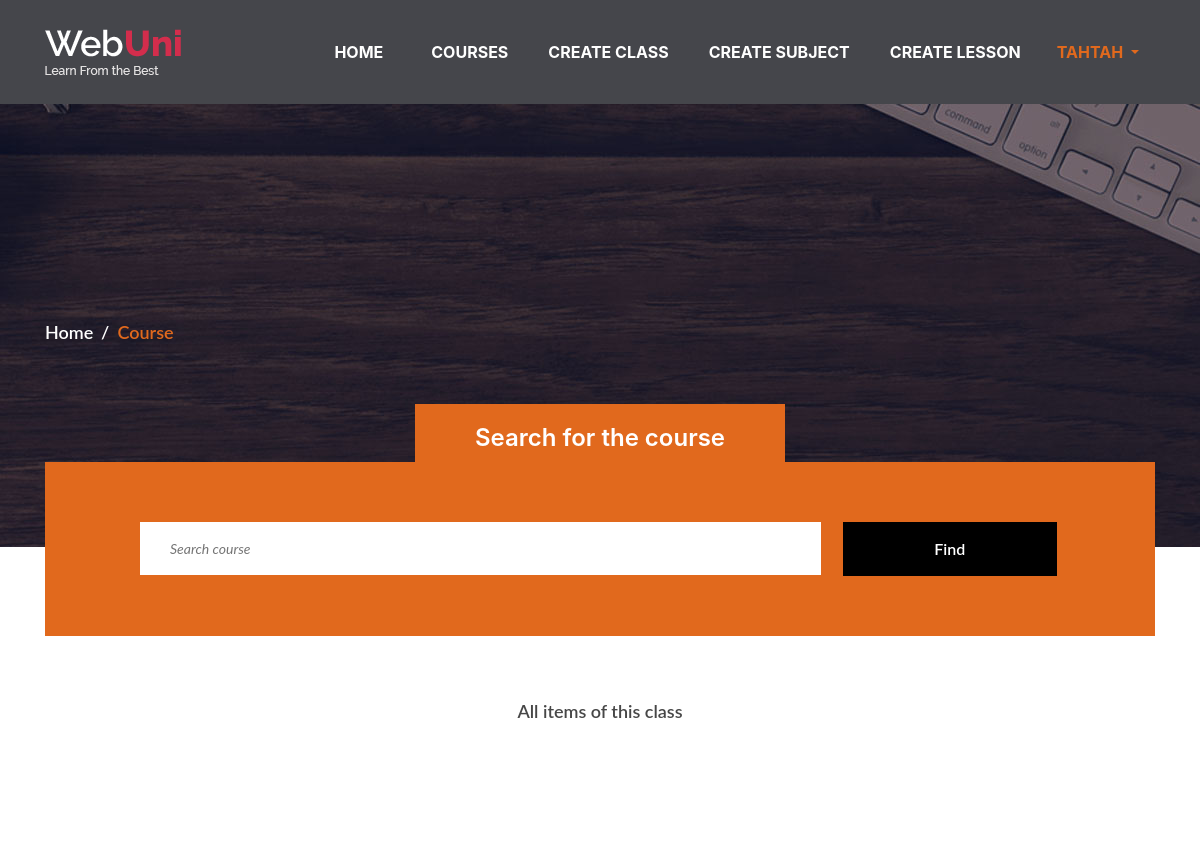
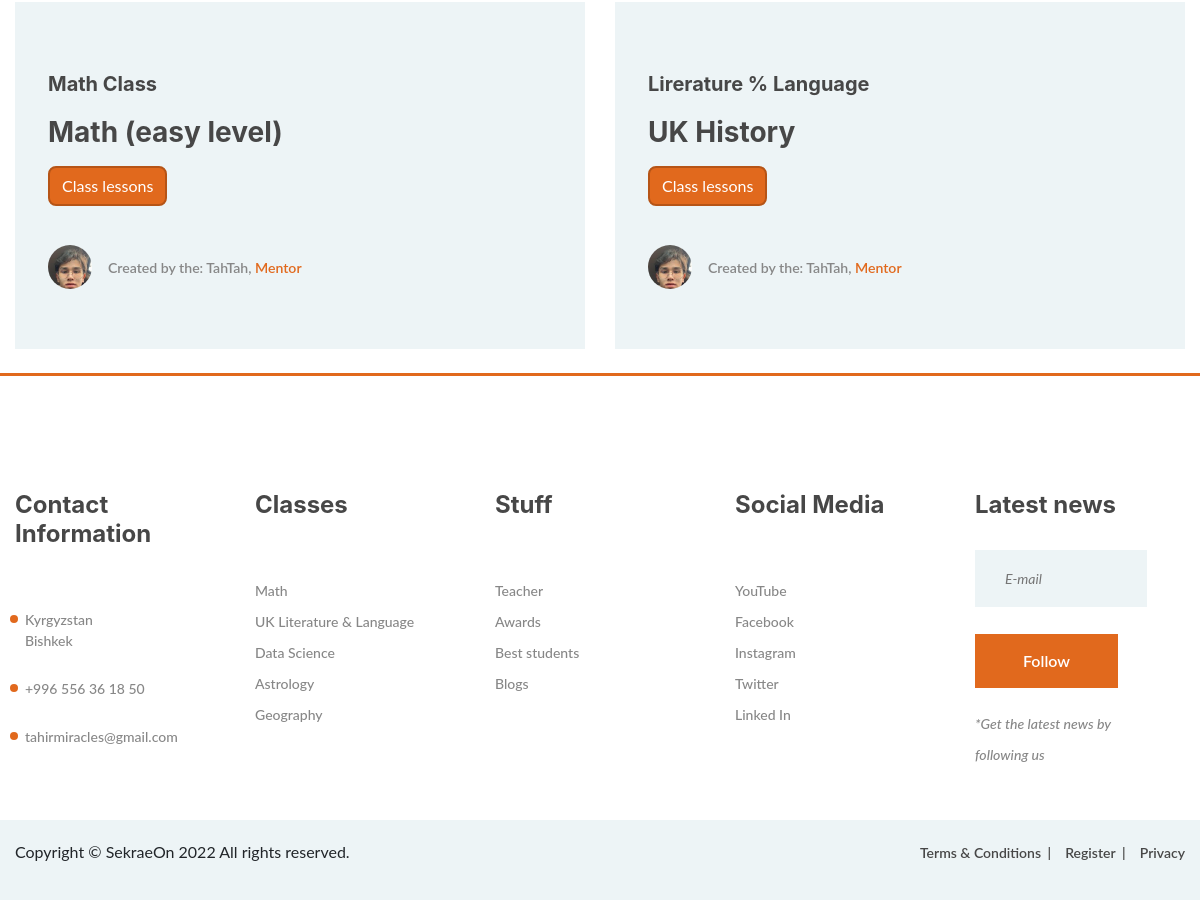
Screenshot of /courses/1 (signed in) with the database file from the repository (2 pictures, top to bottom).
### courses/models.py (models this page shows, shortened)
class Subject(models.Model):
    creator = models.ForeignKey(User,on_delete = models.CASCADE)
    slug = models.SlugField()
    title = models.CharField(max_length=30)
    class_mod = models.ForeignKey(Class, on_delete=models.CASCADE)
    description = models.TextField(max_length=400)
    created_date = models.DateTimeField(auto_now=True)
    image_lens = models.ImageField(upload_to='course_images', default='default.jpg')

class Class(models.Model):
    title = models.CharField(max_length=150)
    description = models.TextField(max_length=200, null=True)
    image = models.ImageField(upload_to='cat_images', default='cat_images/default.jpg')
    def __str__(self):
        return '{}'.format(self.title)

### courses/views.py (the view)
# urls.py: path('courses/<int:category>', CourseListView, name='course_list'),
def CourseListView(request, category):
    courses = Subject.objects.filter(creator=category)
    context = {
        'courses': courses
    }
    return render(request, 'courses/course_list.html', context)

### courses/templates/courses/course_list.html (shortened to what this page needs)
{% extends 'base.html' %}
{% load static %}
{% block content %}
<div class="page-info-section set-bg" data-setbg="{% static 'webuni/img/page-bg/1.jpg' %}">
  <div class="container">
    <div class="site-breadcrumb">
      <a href="/">Home</a>
      <span>Course</span>
    </div>
  </div>
</div>
<section class="search-section ss-other-page">
  <div class="container">
    <div class="search-warp">
      <div class="section-title text-white">
        <h2><span>Search for the course</span></h2>
      </div>
      <div class="row">
        <div class="col-lg-10 offset-lg-1">
          <form method="post" action="{% url 'courses:search_course' %}" class="intro-newslatter"> {% csrf_token %}
            <input name="search" type="text" placeholder="Search course">
            <button type="submit" class="site-btn btn-dark">Find</button>
          </form>
        </div>
      </div>
    </div>
  </div>
</section>
<div class="course-warp">
  <ul class="course-filter controls">
    <li class="control active" data-filter="all">All items of this class</li>
  </ul>
<div class="featured-courses">
      <div class="featured-course course-item">
        <div class="row">
          {% for course in courses %}
          <div class="col-lg-6 pb-4">
            <div class="course-info">
              <div class="course-text">
                <h5>{{course.class_mod}}</h5>
                <a href="{% url 'courses:course_detail' course.slug %}"><h3 class="">{{course.title|capfirst}}</h3></a>
                <div class="students"><a href="{% url 'courses:course_detail' course.slug %}" class="btn btn-primary">Class lessons</a></div>
              </div>
              <div class="course-author">
                <div class="ca-pic set-bg" data-setbg="{{ request.user.profile.profile_pic.url }}"></div>
                <p>Created by the: {{course.creator|capfirst}}, <span>Mentor </span></p>
              </div>
            </div>
          </div>
          {% endfor %}
        </div>
      </div>
    </div>
  </div>
{% endblock %}

### templates/base.html (shortened to what this page needs)
<!DOCTYPE html>
{% load static %}
<html lang="en">
<head>
	<link rel="stylesheet" href="{% static 'webuni/css/bootstrap.min.css'%}"/>
	<link rel="stylesheet" href="{% static 'webuni/css/font-awesome.min.css' %}"/>
	<link rel="stylesheet" href="{% static 'webuni/css/owl.carousel.css' %}"/>
	<link rel="stylesheet" href="{% static 'webuni/css/style.css'%}"/>
	<link rel="stylesheet" href="{% static 'webuni/css/freelancer.css'%}"/>
	<link rel="stylesheet" href="https://unpkg.com/aos@next/dist/aos.css" />
</head>
<body>
	<nav class="navbar navbar-expand-lg bg-secondary text-uppercase" id="mainNav">
		<div class="container">
		  <a class="navbar-brand js-scroll-trigger" href="/"><img src="{% static 'webuni/img/logo1.png' %}" alt=""></a>
		  <div class="collapse navbar-collapse" id="navbarResponsive">
			<ul class="navbar-nav ml-auto">
			  <li class="nav-item mx-0 mx-lg-1">
				<a class="nav-link py-3 px-0 px-lg-3 rounded js-scroll-trigger" href="{% url 'courses:home' %}">Home</a>
			  </li>
			  <li class="nav-item mx-0 mx-lg-1">
				<li class="nav-item mx-0 mx-lg-1">
					<a class="nav-link py-3 px-0 px-lg-3 rounded js-scroll-trigger" href="/#kurset">Courses</a>
				  </li>
			  </li>
			  {% if request.user.profile.is_teacher == True %}
			  <li class="nav-item mx-0 mx-lg-1">
				<a class="nav-link py-3 px-0 px-lg-3 rounded js-scroll-trigger" href="{% url 'courses:create_class' %}">Create Class</a>
			  </li>
			  <li class="nav-item mx-0 mx-lg-1">
				<a class="nav-link py-3 px-0 px-lg-3 rounded js-scroll-trigger" href="{% url 'courses:create_subject' %}">Create Subject</a>
			  </li>
			  <li class="nav-item mx-0 mx-lg-1">
				<a class="nav-link py-3 px-0 px-lg-3 rounded js-scroll-trigger" href="{% url 'courses:create_lesson' %}">Create Lesson</a>
			  </li>
			  {% endif %}
			  {% if request.user.is_authenticated %}
			  <div class="dropdown show">
				<a class=" dropdown-toggle nav-link py-3 px-0 px-lg-3 rounded js-scroll-triggeraa" href="#" role="button" id="dropdownMenuLink" data-toggle="dropdown" aria-haspopup="true" aria-expanded="false">
					{{request.user.username}}
				</a>
			  </div>
              {% endif %}
			</ul>
		  </div>
		</div>
	  </nav>
{% block content %}
{% endblock content %}
	<footer class="footer-section spad pb-0">
		<div class="footer-top">
			<div class="footer-warp">
				<div class="row">
					<div class="widget-item">
						<h4>Contact Information</h4>
						<ul class="contact-list">
							<li>Kyrgyzstan <br>Bishkek</li>
							<li>+996 556 36 18 50</li>
							<li>tahirmiracles@gmail.com</li>
						</ul>
					</div>
					<div class="widget-item">
						<h4>Classes</h4>
						<ul>
							<li><a href="/courses/Math/">Math</a></li>
							<li><a href="/courses/History/">UK Literature & Language</a></li>
							<li><a href="">Data Science</a></li>
							<li><a href="">Astrology</a></li>
							<li><a href="">Geography</a></li>
						</ul>
					</div>
					<div class="widget-item">
						<h4>Stuff</h4>
						<ul>
							<li><a href="">Teacher</a></li>
							<li><a href="">Awards</a></li>
							<li><a href="">Best students</a></li>
							<li><a href="">Blogs</a></li>
						</ul>
					</div>
					<div class="widget-item">
						<h4>Social Media</h4>
						<ul>
							<li><a href="">YouTube</a></li>
							<li><a href="">Facebook</a></li>
							<li><a href="">Instagram</a></li>
							<li><a href="">Twitter</a></li>
							<li><a href="">Linked In</a></li>
						</ul>
					</div>
					<div class="widget-item">
						<h4>Latest news</h4>
						<form class="footer-newslatter">
							<input type="email" placeholder="E-mail">
							<button class="site-btn">Follow</button>
							<p>*Get the latest news by following us</p>
						</form>
					</div>
				</div>
			</div>
		</div>
		<div class="footer-bottom">
			<div class="footer-warp">
				<ul class="footer-menu">
					<li><a href="#">Terms & Conditions</a></li>
					<li><a href="#">Register</a></li>
					<li><a href="#">Privacy</a></li>
				</ul>
				<div class="">
	Copyright &copy; SekraeOn <script>document.write(new Date().getFullYear());</script> All rights reserved.
</div>
			</div>
		</div>
	</footer>
</html>

### rows the page displays
Subject: class_mod "Math Class", title "Math (easy level)", creator "TahTah"
Subject: class_mod "Lirerature % Language", title "UK History", creator "TahTah"

### other values shown
{{ request.user.username }} "TAHTAH"
